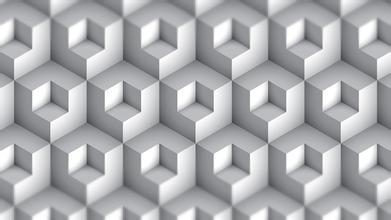
#> input picture 04-feature-detection-and-description/image/cube.jpg, 391 x 220 px
$ python 06-FAST-Algorithm-for-corner-detection.py
#> lines starting #> are read from the running program, lines starting #| are printed output that depends on the picture
import cv2
import matplotlib.pylab as plt
import numpy as np


def fast_feature_detector():
    """
        能够调用任何形式特征点检测。可以具体话阀值，是否极值抑制。
        相邻，有三种标志：
            cv2.FAST_FEATURE_DETECTOR_TYPE_5_6
            cv2.FAST_FEATURE_DETECTOR_7_12
            cv2.FAST_FEATURE_DETECTOR_TYPE_9_16
    :return:
    """
    img = cv2.imread('image/cube.jpg', 0)
#> img: shape (220, 391); min 61, max 255, mean 173.4

    # initiate FAST object with default values
    fast = cv2.FastFeatureDetector_create()

    # find and draw the keypoints
    kp = fast.detect(img, None)
#> kp = 712 keypoints; strongest (x, y, size): (140, 110, 7), (285, 110, 7), (358, 110, 7), (249, 47, 7)

    imgCy = img.copy()

    img2 = cv2.drawKeypoints(img, kp, outImage=imgCy, color=(255, 0, 0))
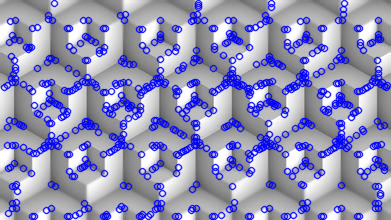
#> img2: shape (220, 391, 3); mean of channels 0, 1, 2 186.1, 146.7, 146.7; drawn as B, G, R
    img3 = cv2.drawKeypoints(img, kp, outImage=imgCy, color=(0, 255, 0), flags=cv2.FAST_FEATURE_DETECTOR_TYPE_7_12)
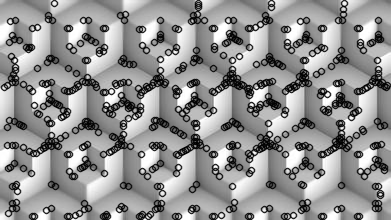
#> img3: shape (220, 391); min 0, max 255, mean 146.7

    # print all default params
    plt.subplot(221), plt.imshow(imgCy), plt.show()
    plt.subplot(222), plt.imshow(img2), plt.show()
    plt.subplot(223), plt.imshow(img3), plt.show()


fast_feature_detector()
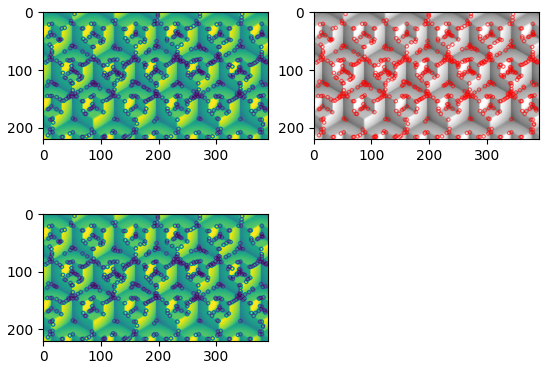
#> figure drawn by matplotlib, 3 panels
